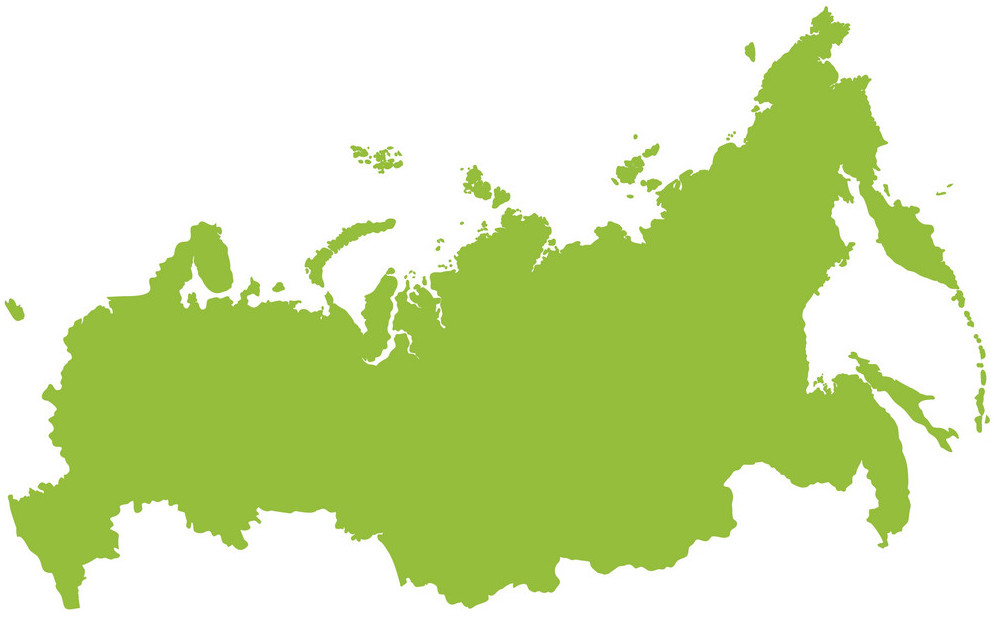
#> input picture russia.jpg, 993 x 618 px
$ jupyter execute --allow-errors main.ipynb   (shell and % lines are left out)
#> lines starting #> are read from the running program, lines starting #| are printed output that depends on the picture; after the words box and inside, x2 and y2 are one past the last pixel; in counts of white or black regions, pixels touching at a corner belong together
[cell 1]
from pygooglenews import GoogleNews

from wordcloud import WordCloud, STOPWORDS
import matplotlib.pyplot as plt

from PIL import Image
import os
from scipy.ndimage import gaussian_gradient_magnitude

import pandas as pd
import numpy as np

#> (a cell that did not finish here is left out)

[cell 3]
searched_topic = 'Russia'
duration = '1m'

#> (a cell that did not finish here is left out)

[cell 5]
title_words = ''
stopwords = set(STOPWORDS)

#> (a cell that did not finish here is left out)

### WordCloud

#> (a cell that did not finish here is left out)

### WordCloud на карте

[cell 8]
d = os.path.dirname(__file__) if "__file__" in locals() else os.getcwd()
color = np.array(Image.open(os.path.join(d, "russia.jpg")))
#> color is the input picture: shape (618, 993, 3); mean R, G, B 209.3, 226.9, 170.9
color = color[::2, ::2]
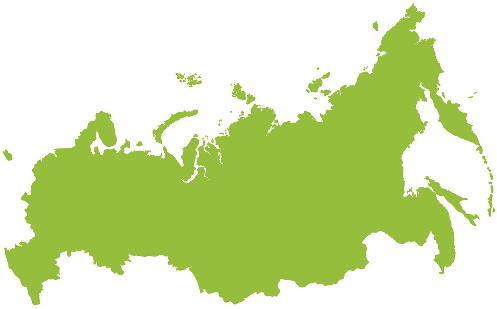
#> color: shape (309, 497, 3); mean R, G, B 209.3, 226.9, 171

mask = color.copy()
mask[mask.sum(axis=2) == 0] = 255

edges = np.mean([gaussian_gradient_magnitude(color[:, :, i] / 255., 2) for i in range(3)], axis=0)
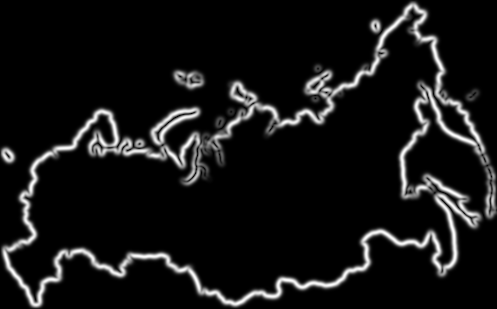
#> edges: shape (309, 497) float64; min 0, max 0.0948, mean 0.00785; drawn with min black and max white
mask[edges > .08] = 255
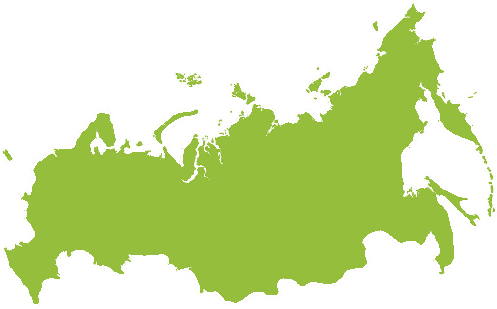
#> mask: shape (309, 497, 3); 2.31% of pixels changed, all inside (x1, y1, x2, y2) = (3, 5, 483, 306)

#> (the rest of this cell did not finish here and is left out)
